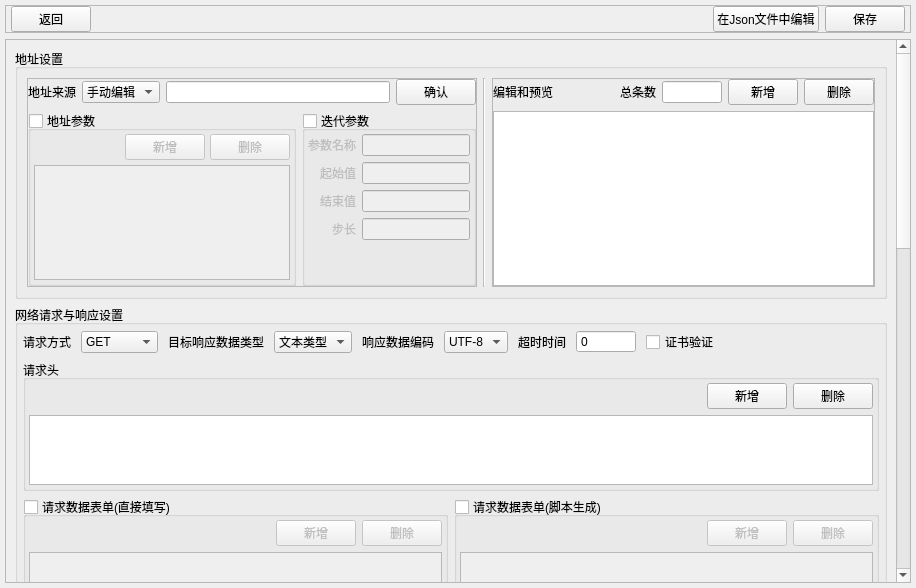
<?xml version="1.0" encoding="UTF-8"?>
<ui version="4.0">
 <class>ConfigurationEditor</class>
 <widget class="QWidget" name="ConfigurationEditor">
  <property name="geometry">
   <rect>
    <x>0</x>
    <y>0</y>
    <width>916</width>
    <height>588</height>
   </rect>
  </property>
  <property name="sizePolicy">
   <sizepolicy hsizetype="Preferred" vsizetype="Preferred">
    <horstretch>0</horstretch>
    <verstretch>0</verstretch>
   </sizepolicy>
  </property>
  <property name="windowTitle">
   <string>Form</string>
  </property>
  <layout class="QVBoxLayout" name="verticalLayout">
   <property name="leftMargin">
    <number>5</number>
   </property>
   <property name="topMargin">
    <number>5</number>
   </property>
   <property name="rightMargin">
    <number>5</number>
   </property>
   <property name="bottomMargin">
    <number>5</number>
   </property>
   <item>
    <widget class="QFrame" name="top_bar">
     <property name="frameShape">
      <enum>QFrame::StyledPanel</enum>
     </property>
     <property name="frameShadow">
      <enum>QFrame::Raised</enum>
     </property>
     <layout class="QHBoxLayout" name="horizontalLayout_2">
      <property name="leftMargin">
       <number>5</number>
      </property>
      <property name="topMargin">
       <number>0</number>
      </property>
      <property name="rightMargin">
       <number>5</number>
      </property>
      <property name="bottomMargin">
       <number>0</number>
      </property>
      <item>
       <widget class="QPushButton" name="btn_back">
        <property name="text">
         <string>返回</string>
        </property>
       </widget>
      </item>
      <item>
       <spacer name="horizontalSpacer_3">
        <property name="orientation">
         <enum>Qt::Horizontal</enum>
        </property>
        <property name="sizeHint" stdset="0">
         <size>
          <width>40</width>
          <height>20</height>
         </size>
        </property>
       </spacer>
      </item>
      <item>
       <widget class="QPushButton" name="btn_edit_json">
        <property name="text">
         <string>在Json文件中编辑</string>
        </property>
       </widget>
      </item>
      <item>
       <widget class="QPushButton" name="btn_save">
        <property name="text">
         <string>保存</string>
        </property>
       </widget>
      </item>
     </layout>
    </widget>
   </item>
   <item>
    <widget class="QScrollArea" name="edit_place">
     <property name="widgetResizable">
      <bool>true</bool>
     </property>
     <widget class="QWidget" name="edit_place_WidgetContents">
      <property name="geometry">
       <rect>
        <x>0</x>
        <y>0</y>
        <width>887</width>
        <height>1375</height>
       </rect>
      </property>
      <layout class="QVBoxLayout" name="verticalLayout_2">
       <item>
        <widget class="QGroupBox" name="group_url">
         <property name="sizePolicy">
          <sizepolicy hsizetype="Preferred" vsizetype="Preferred">
           <horstretch>0</horstretch>
           <verstretch>0</verstretch>
          </sizepolicy>
         </property>
         <property name="minimumSize">
          <size>
           <width>0</width>
           <height>250</height>
          </size>
         </property>
         <property name="maximumSize">
          <size>
           <width>16777215</width>
           <height>16777215</height>
          </size>
         </property>
         <property name="title">
          <string>地址设置</string>
         </property>
         <property name="flat">
          <bool>false</bool>
         </property>
         <property name="checkable">
          <bool>false</bool>
         </property>
         <layout class="QHBoxLayout" name="horizontalLayout">
          <property name="topMargin">
           <number>9</number>
          </property>
          <item>
           <widget class="QFrame" name="url_set">
            <property name="sizePolicy">
             <sizepolicy hsizetype="Expanding" vsizetype="Expanding">
              <horstretch>0</horstretch>
              <verstretch>0</verstretch>
             </sizepolicy>
            </property>
            <property name="minimumSize">
             <size>
              <width>0</width>
              <height>0</height>
             </size>
            </property>
            <property name="maximumSize">
             <size>
              <width>16777215</width>
              <height>16777215</height>
             </size>
            </property>
            <property name="frameShape">
             <enum>QFrame::StyledPanel</enum>
            </property>
            <property name="frameShadow">
             <enum>QFrame::Raised</enum>
            </property>
            <layout class="QVBoxLayout" name="verticalLayout_8">
             <property name="leftMargin">
              <number>0</number>
             </property>
             <property name="topMargin">
              <number>0</number>
             </property>
             <property name="rightMargin">
              <number>0</number>
             </property>
             <property name="bottomMargin">
              <number>0</number>
             </property>
             <item>
              <layout class="QHBoxLayout" name="url_set_top_layout">
               <item>
                <widget class="QLabel" name="url_set_lable1">
                 <property name="text">
                  <string>地址来源</string>
                 </property>
                </widget>
               </item>
               <item>
                <widget class="QComboBox" name="combo_url_source">
                 <item>
                  <property name="text">
                   <string>手动编辑</string>
                  </property>
                 </item>
                 <item>
                  <property name="text">
                   <string>文件导入</string>
                  </property>
                 </item>
                </widget>
               </item>
               <item>
                <widget class="QLineEdit" name="ledit_url_source"/>
               </item>
               <item>
                <widget class="QPushButton" name="btn_url_set_confirm">
                 <property name="text">
                  <string>确认</string>
                 </property>
                </widget>
               </item>
              </layout>
             </item>
             <item>
              <layout class="QHBoxLayout" name="url_set_bottom_layout">
               <item>
                <widget class="QGroupBox" name="group_parameter">
                 <property name="sizePolicy">
                  <sizepolicy hsizetype="Expanding" vsizetype="Expanding">
                   <horstretch>0</horstretch>
                   <verstretch>0</verstretch>
                  </sizepolicy>
                 </property>
                 <property name="minimumSize">
                  <size>
                   <width>0</width>
                   <height>0</height>
                  </size>
                 </property>
                 <property name="maximumSize">
                  <size>
                   <width>16777215</width>
                   <height>16777215</height>
                  </size>
                 </property>
                 <property name="title">
                  <string>地址参数</string>
                 </property>
                 <property name="checkable">
                  <bool>true</bool>
                 </property>
                 <property name="checked">
                  <bool>false</bool>
                 </property>
                 <layout class="QVBoxLayout" name="verticalLayout_5">
                  <property name="spacing">
                   <number>5</number>
                  </property>
                  <property name="leftMargin">
                   <number>3</number>
                  </property>
                  <property name="topMargin">
                   <number>3</number>
                  </property>
                  <property name="rightMargin">
                   <number>3</number>
                  </property>
                  <property name="bottomMargin">
                   <number>3</number>
                  </property>
                  <item>
                   <layout class="QHBoxLayout" name="parameter_btn_layout">
                    <item>
                     <spacer name="horizontalSpacer_2">
                      <property name="orientation">
                       <enum>Qt::Horizontal</enum>
                      </property>
                      <property name="sizeHint" stdset="0">
                       <size>
                        <width>40</width>
                        <height>20</height>
                       </size>
                      </property>
                     </spacer>
                    </item>
                    <item>
                     <widget class="QPushButton" name="btn_parameter_add">
                      <property name="sizePolicy">
                       <sizepolicy hsizetype="Minimum" vsizetype="Fixed">
                        <horstretch>0</horstretch>
                        <verstretch>0</verstretch>
                       </sizepolicy>
                      </property>
                      <property name="maximumSize">
                       <size>
                        <width>16777215</width>
                        <height>16777215</height>
                       </size>
                      </property>
                      <property name="text">
                       <string>新增</string>
                      </property>
                     </widget>
                    </item>
                    <item>
                     <widget class="QPushButton" name="btn_parameter_delete">
                      <property name="maximumSize">
                       <size>
                        <width>16777215</width>
                        <height>16777215</height>
                       </size>
                      </property>
                      <property name="text">
                       <string>删除</string>
                      </property>
                     </widget>
                    </item>
                   </layout>
                  </item>
                  <item>
                   <widget class="QTableWidget" name="table_parameter">
                    <property name="maximumSize">
                     <size>
                      <width>16777215</width>
                      <height>16777215</height>
                     </size>
                    </property>
                   </widget>
                  </item>
                 </layout>
                </widget>
               </item>
               <item>
                <widget class="QGroupBox" name="group_iteration">
                 <property name="sizePolicy">
                  <sizepolicy hsizetype="Expanding" vsizetype="Expanding">
                   <horstretch>0</horstretch>
                   <verstretch>0</verstretch>
                  </sizepolicy>
                 </property>
                 <property name="title">
                  <string>迭代参数</string>
                 </property>
                 <property name="checkable">
                  <bool>true</bool>
                 </property>
                 <property name="checked">
                  <bool>false</bool>
                 </property>
                 <layout class="QFormLayout" name="formLayout">
                  <property name="labelAlignment">
                   <set>Qt::AlignRight|Qt::AlignTrailing|Qt::AlignVCenter</set>
                  </property>
                  <property name="leftMargin">
                   <number>3</number>
                  </property>
                  <property name="topMargin">
                   <number>3</number>
                  </property>
                  <property name="rightMargin">
                   <number>3</number>
                  </property>
                  <property name="bottomMargin">
                   <number>3</number>
                  </property>
                  <item row="0" column="0">
                   <widget class="QLabel" name="iteration_lable1">
                    <property name="layoutDirection">
                     <enum>Qt::LeftToRight</enum>
                    </property>
                    <property name="text">
                     <string>参数名称</string>
                    </property>
                    <property name="alignment">
                     <set>Qt::AlignRight|Qt::AlignTrailing|Qt::AlignVCenter</set>
                    </property>
                   </widget>
                  </item>
                  <item row="0" column="1">
                   <widget class="QLineEdit" name="ledit_iteration_name"/>
                  </item>
                  <item row="1" column="0">
                   <widget class="QLabel" name="iteration_lable2">
                    <property name="text">
                     <string>起始值</string>
                    </property>
                    <property name="alignment">
                     <set>Qt::AlignRight|Qt::AlignTrailing|Qt::AlignVCenter</set>
                    </property>
                   </widget>
                  </item>
                  <item row="1" column="1">
                   <widget class="QLineEdit" name="ledit_iteration_start"/>
                  </item>
                  <item row="2" column="0">
                   <widget class="QLabel" name="iteration_lable3">
                    <property name="text">
                     <string>结束值</string>
                    </property>
                    <property name="alignment">
                     <set>Qt::AlignRight|Qt::AlignTrailing|Qt::AlignVCenter</set>
                    </property>
                   </widget>
                  </item>
                  <item row="2" column="1">
                   <widget class="QLineEdit" name="ledit_iteration_stop"/>
                  </item>
                  <item row="3" column="0">
                   <widget class="QLabel" name="iteration_lable4">
                    <property name="text">
                     <string>步长</string>
                    </property>
                    <property name="alignment">
                     <set>Qt::AlignRight|Qt::AlignTrailing|Qt::AlignVCenter</set>
                    </property>
                   </widget>
                  </item>
                  <item row="3" column="1">
                   <widget class="QLineEdit" name="ledit_iteration_step">
                    <property name="clearButtonEnabled">
                     <bool>false</bool>
                    </property>
                   </widget>
                  </item>
                 </layout>
                </widget>
               </item>
              </layout>
             </item>
            </layout>
           </widget>
          </item>
          <item>
           <widget class="Line" name="line">
            <property name="enabled">
             <bool>false</bool>
            </property>
            <property name="lineWidth">
             <number>1</number>
            </property>
            <property name="orientation">
             <enum>Qt::Vertical</enum>
            </property>
           </widget>
          </item>
          <item>
           <widget class="QFrame" name="url_view">
            <property name="frameShape">
             <enum>QFrame::StyledPanel</enum>
            </property>
            <property name="frameShadow">
             <enum>QFrame::Raised</enum>
            </property>
            <layout class="QVBoxLayout" name="verticalLayout_3">
             <property name="leftMargin">
              <number>0</number>
             </property>
             <property name="topMargin">
              <number>0</number>
             </property>
             <property name="rightMargin">
              <number>0</number>
             </property>
             <property name="bottomMargin">
              <number>0</number>
             </property>
             <item>
              <layout class="QHBoxLayout" name="url_view_top_layout">
               <item>
                <widget class="QLabel" name="url_view_lable1">
                 <property name="text">
                  <string>编辑和预览</string>
                 </property>
                </widget>
               </item>
               <item>
                <spacer name="horizontalSpacer">
                 <property name="orientation">
                  <enum>Qt::Horizontal</enum>
                 </property>
                 <property name="sizeHint" stdset="0">
                  <size>
                   <width>40</width>
                   <height>20</height>
                  </size>
                 </property>
                </spacer>
               </item>
               <item>
                <widget class="QLabel" name="url_view_lable2">
                 <property name="text">
                  <string>总条数</string>
                 </property>
                 <property name="alignment">
                  <set>Qt::AlignRight|Qt::AlignTrailing|Qt::AlignVCenter</set>
                 </property>
                </widget>
               </item>
               <item>
                <widget class="QLineEdit" name="ledit_url_view_count">
                 <property name="enabled">
                  <bool>true</bool>
                 </property>
                 <property name="minimumSize">
                  <size>
                   <width>60</width>
                   <height>0</height>
                  </size>
                 </property>
                 <property name="maximumSize">
                  <size>
                   <width>60</width>
                   <height>16777215</height>
                  </size>
                 </property>
                 <property name="readOnly">
                  <bool>true</bool>
                 </property>
                </widget>
               </item>
               <item>
                <widget class="QPushButton" name="btn_url_view_add">
                 <property name="maximumSize">
                  <size>
                   <width>70</width>
                   <height>16777215</height>
                  </size>
                 </property>
                 <property name="text">
                  <string>新增</string>
                 </property>
                </widget>
               </item>
               <item>
                <widget class="QPushButton" name="btn_url_view_delete">
                 <property name="maximumSize">
                  <size>
                   <width>70</width>
                   <height>16777215</height>
                  </size>
                 </property>
                 <property name="text">
                  <string>删除</string>
                 </property>
                </widget>
               </item>
              </layout>
             </item>
             <item>
              <widget class="QListWidget" name="list_url_view">
               <property name="maximumSize">
                <size>
                 <width>16777215</width>
                 <height>16777215</height>
                </size>
               </property>
              </widget>
             </item>
            </layout>
           </widget>
          </item>
         </layout>
        </widget>
       </item>
       <item>
        <widget class="QGroupBox" name="group_request">
         <property name="title">
          <string>网络请求与响应设置</string>
         </property>
         <layout class="QVBoxLayout" name="verticalLayout_4">
          <property name="leftMargin">
           <number>5</number>
          </property>
          <property name="topMargin">
           <number>5</number>
          </property>
          <property name="rightMargin">
           <number>5</number>
          </property>
          <property name="bottomMargin">
           <number>5</number>
          </property>
          <item>
           <layout class="QHBoxLayout" name="request_top_layout">
            <property name="spacing">
             <number>10</number>
            </property>
            <item>
             <widget class="QLabel" name="request_lable1">
              <property name="text">
               <string>请求方式</string>
              </property>
              <property name="alignment">
               <set>Qt::AlignRight|Qt::AlignTrailing|Qt::AlignVCenter</set>
              </property>
             </widget>
            </item>
            <item>
             <widget class="QComboBox" name="combo_request_method">
              <item>
               <property name="text">
                <string>GET</string>
               </property>
              </item>
              <item>
               <property name="text">
                <string>POST</string>
               </property>
              </item>
              <item>
               <property name="text">
                <string>PUT</string>
               </property>
              </item>
              <item>
               <property name="text">
                <string>DELETE</string>
               </property>
              </item>
             </widget>
            </item>
            <item>
             <widget class="QLabel" name="request_lable2">
              <property name="text">
               <string>目标响应数据类型</string>
              </property>
             </widget>
            </item>
            <item>
             <widget class="QComboBox" name="combo_response_type">
              <item>
               <property name="text">
                <string>文本类型</string>
               </property>
              </item>
             </widget>
            </item>
            <item>
             <widget class="QLabel" name="request_lable3">
              <property name="text">
               <string>响应数据编码</string>
              </property>
             </widget>
            </item>
            <item>
             <widget class="QComboBox" name="combo_response_encoding">
              <item>
               <property name="text">
                <string>UTF-8</string>
               </property>
              </item>
             </widget>
            </item>
            <item>
             <widget class="QLabel" name="request_lable4">
              <property name="text">
               <string>超时时间</string>
              </property>
             </widget>
            </item>
            <item>
             <widget class="QSpinBox" name="spin_request_timeout">
              <property name="minimumSize">
               <size>
                <width>60</width>
                <height>0</height>
               </size>
              </property>
              <property name="buttonSymbols">
               <enum>QAbstractSpinBox::NoButtons</enum>
              </property>
              <property name="maximum">
               <number>600</number>
              </property>
             </widget>
            </item>
            <item>
             <widget class="QCheckBox" name="check_verify">
              <property name="text">
               <string>证书验证</string>
              </property>
             </widget>
            </item>
            <item>
             <spacer name="horizontalSpacer_4">
              <property name="orientation">
               <enum>Qt::Horizontal</enum>
              </property>
              <property name="sizeHint" stdset="0">
               <size>
                <width>40</width>
                <height>20</height>
               </size>
              </property>
             </spacer>
            </item>
           </layout>
          </item>
          <item>
           <widget class="QGroupBox" name="group_headers">
            <property name="title">
             <string>请求头</string>
            </property>
            <layout class="QVBoxLayout" name="verticalLayout_9">
             <property name="leftMargin">
              <number>3</number>
             </property>
             <property name="topMargin">
              <number>3</number>
             </property>
             <property name="rightMargin">
              <number>3</number>
             </property>
             <property name="bottomMargin">
              <number>3</number>
             </property>
             <item>
              <layout class="QHBoxLayout" name="headers_btn_layout">
               <item>
                <spacer name="horizontalSpacer_7">
                 <property name="orientation">
                  <enum>Qt::Horizontal</enum>
                 </property>
                 <property name="sizeHint" stdset="0">
                  <size>
                   <width>40</width>
                   <height>20</height>
                  </size>
                 </property>
                </spacer>
               </item>
               <item>
                <widget class="QPushButton" name="btn_headers_add">
                 <property name="text">
                  <string>新增</string>
                 </property>
                </widget>
               </item>
               <item>
                <widget class="QPushButton" name="btn_headers_delete">
                 <property name="text">
                  <string>删除</string>
                 </property>
                </widget>
               </item>
              </layout>
             </item>
             <item>
              <widget class="QTableWidget" name="table_headers"/>
             </item>
            </layout>
           </widget>
          </item>
          <item>
           <layout class="QHBoxLayout" name="request_form_layout">
            <item>
             <widget class="QGroupBox" name="group_data_form">
              <property name="title">
               <string>请求数据表单(直接填写)</string>
              </property>
              <property name="checkable">
               <bool>true</bool>
              </property>
              <property name="checked">
               <bool>false</bool>
              </property>
              <layout class="QVBoxLayout" name="verticalLayout_6">
               <property name="leftMargin">
                <number>3</number>
               </property>
               <property name="topMargin">
                <number>3</number>
               </property>
               <property name="rightMargin">
                <number>3</number>
               </property>
               <property name="bottomMargin">
                <number>3</number>
               </property>
               <item>
                <layout class="QHBoxLayout" name="data_form_btn_layout">
                 <item>
                  <spacer name="horizontalSpacer_5">
                   <property name="orientation">
                    <enum>Qt::Horizontal</enum>
                   </property>
                   <property name="sizeHint" stdset="0">
                    <size>
                     <width>40</width>
                     <height>20</height>
                    </size>
                   </property>
                  </spacer>
                 </item>
                 <item>
                  <widget class="QPushButton" name="btn_data_form_add">
                   <property name="text">
                    <string>新增</string>
                   </property>
                  </widget>
                 </item>
                 <item>
                  <widget class="QPushButton" name="btn_data_form_delete">
                   <property name="text">
                    <string>删除</string>
                   </property>
                  </widget>
                 </item>
                </layout>
               </item>
               <item>
                <widget class="QTableWidget" name="table_data_form">
                 <property name="wordWrap">
                  <bool>true</bool>
                 </property>
                </widget>
               </item>
              </layout>
             </widget>
            </item>
            <item>
             <widget class="QGroupBox" name="group_data_form_script">
              <property name="title">
               <string>请求数据表单(脚本生成)</string>
              </property>
              <property name="checkable">
               <bool>true</bool>
              </property>
              <property name="checked">
               <bool>false</bool>
              </property>
              <layout class="QVBoxLayout" name="verticalLayout_7">
               <property name="leftMargin">
                <number>3</number>
               </property>
               <property name="topMargin">
                <number>3</number>
               </property>
               <property name="rightMargin">
                <number>3</number>
               </property>
               <property name="bottomMargin">
                <number>3</number>
               </property>
               <item>
                <layout class="QHBoxLayout" name="data_form_script_btn_layout">
                 <item>
                  <spacer name="horizontalSpacer_6">
                   <property name="orientation">
                    <enum>Qt::Horizontal</enum>
                   </property>
                   <property name="sizeHint" stdset="0">
                    <size>
                     <width>40</width>
                     <height>20</height>
                    </size>
                   </property>
                  </spacer>
                 </item>
                 <item>
                  <widget class="QPushButton" name="btn_data_form_script_add">
                   <property name="text">
                    <string>新增</string>
                   </property>
                  </widget>
                 </item>
                 <item>
                  <widget class="QPushButton" name="btn_data_form_script_delete">
                   <property name="text">
                    <string>删除</string>
                   </property>
                  </widget>
                 </item>
                </layout>
               </item>
               <item>
                <widget class="QTableWidget" name="table_data_form_script">
                 <property name="wordWrap">
                  <bool>true</bool>
                 </property>
                </widget>
               </item>
              </layout>
             </widget>
            </item>
           </layout>
          </item>
          <item>
           <widget class="QGroupBox" name="group_cookies">
            <property name="title">
             <string>Cookies</string>
            </property>
            <layout class="QVBoxLayout" name="verticalLayout_10">
             <property name="leftMargin">
              <number>3</number>
             </property>
             <property name="topMargin">
              <number>3</number>
             </property>
             <property name="rightMargin">
              <number>3</number>
             </property>
             <property name="bottomMargin">
              <number>3</number>
             </property>
             <item>
              <layout class="QHBoxLayout" name="cookies_btn_layout">
               <item>
                <spacer name="horizontalSpacer_8">
                 <property name="orientation">
                  <enum>Qt::Horizontal</enum>
                 </property>
                 <property name="sizeHint" stdset="0">
                  <size>
                   <width>40</width>
                   <height>20</height>
                  </size>
                 </property>
                </spacer>
               </item>
               <item>
                <widget class="QPushButton" name="btn_cookies_add">
                 <property name="text">
                  <string>新增</string>
                 </property>
                </widget>
               </item>
               <item>
                <widget class="QPushButton" name="btn_cookies_delete">
                 <property name="text">
                  <string>删除</string>
                 </property>
                </widget>
               </item>
              </layout>
             </item>
             <item>
              <widget class="QTableWidget" name="table_cookies"/>
             </item>
            </layout>
           </widget>
          </item>
          <item>
           <layout class="QHBoxLayout" name="request_ua_ip_layout">
            <item>
             <widget class="QGroupBox" name="group_user_agent_pool">
              <property name="title">
               <string>用户代理池</string>
              </property>
              <property name="checkable">
               <bool>true</bool>
              </property>
              <property name="checked">
               <bool>false</bool>
              </property>
              <layout class="QVBoxLayout" name="verticalLayout_11">
               <property name="leftMargin">
                <number>5</number>
               </property>
               <property name="topMargin">
                <number>5</number>
               </property>
               <property name="rightMargin">
                <number>5</number>
               </property>
               <property name="bottomMargin">
                <number>5</number>
               </property>
               <item>
                <widget class="QTextEdit" name="tedit_user_agent">
                 <property name="minimumSize">
                  <size>
                   <width>0</width>
                   <height>0</height>
                  </size>
                 </property>
                 <property name="lineWrapMode">
                  <enum>QTextEdit::NoWrap</enum>
                 </property>
                </widget>
               </item>
              </layout>
             </widget>
            </item>
            <item>
             <widget class="QGroupBox" name="group_ip_proxy_pool">
              <property name="title">
               <string>IP代理池</string>
              </property>
              <property name="checkable">
               <bool>true</bool>
              </property>
              <property name="checked">
               <bool>false</bool>
              </property>
              <layout class="QVBoxLayout" name="verticalLayout_12">
               <property name="leftMargin">
                <number>5</number>
               </property>
               <property name="topMargin">
                <number>5</number>
               </property>
               <property name="rightMargin">
                <number>5</number>
               </property>
               <property name="bottomMargin">
                <number>5</number>
               </property>
               <item>
                <widget class="QTextEdit" name="tedit_ip_proxy">
                 <property name="minimumSize">
                  <size>
                   <width>0</width>
                   <height>0</height>
                  </size>
                 </property>
                 <property name="lineWrapMode">
                  <enum>QTextEdit::NoWrap</enum>
                 </property>
                </widget>
               </item>
              </layout>
             </widget>
            </item>
           </layout>
          </item>
         </layout>
        </widget>
       </item>
       <item>
        <widget class="QGroupBox" name="group_parse">
         <property name="title">
          <string>数据解析</string>
         </property>
         <property name="checkable">
          <bool>true</bool>
         </property>
         <property name="checked">
          <bool>false</bool>
         </property>
         <layout class="QVBoxLayout" name="verticalLayout_13">
          <property name="leftMargin">
           <number>5</number>
          </property>
          <property name="topMargin">
           <number>5</number>
          </property>
          <property name="rightMargin">
           <number>5</number>
          </property>
          <property name="bottomMargin">
           <number>5</number>
          </property>
          <item>
           <layout class="QHBoxLayout" name="horizontalLayout_4">
            <item>
             <widget class="QLabel" name="parse_lable1">
              <property name="text">
               <string>数据类型</string>
              </property>
             </widget>
            </item>
            <item>
             <widget class="QComboBox" name="combo_data_type">
              <item>
               <property name="text">
                <string>文本数据</string>
               </property>
              </item>
              <item>
               <property name="text">
                <string>二进制数据-图片</string>
               </property>
              </item>
             </widget>
            </item>
            <item>
             <spacer name="horizontalSpacer_9">
              <property name="orientation">
               <enum>Qt::Horizontal</enum>
              </property>
              <property name="sizeHint" stdset="0">
               <size>
                <width>40</width>
                <height>20</height>
               </size>
              </property>
             </spacer>
            </item>
           </layout>
          </item>
          <item>
           <widget class="QGroupBox" name="group_data_cut">
            <property name="title">
             <string>响应数据切分</string>
            </property>
            <property name="checkable">
             <bool>true</bool>
            </property>
            <property name="checked">
             <bool>false</bool>
            </property>
            <layout class="QVBoxLayout" name="verticalLayout_14">
             <property name="leftMargin">
              <number>3</number>
             </property>
             <property name="topMargin">
              <number>3</number>
             </property>
             <property name="rightMargin">
              <number>3</number>
             </property>
             <property name="bottomMargin">
              <number>3</number>
             </property>
             <item>
              <layout class="QHBoxLayout" name="data_cut_top_layout">
               <item>
                <widget class="QLabel" name="data_cut_label1">
                 <property name="text">
                  <string>标签名称</string>
                 </property>
                </widget>
               </item>
               <item>
                <widget class="QLineEdit" name="ledit_data_cut_tag_name"/>
               </item>
              </layout>
             </item>
             <item>
              <widget class="QLabel" name="data_cut_label2">
               <property name="text">
                <string>标签属性</string>
               </property>
              </widget>
             </item>
             <item>
              <widget class="QTextEdit" name="tedit_data_cut_attrs">
               <property name="minimumSize">
                <size>
                 <width>0</width>
                 <height>0</height>
                </size>
               </property>
              </widget>
             </item>
            </layout>
           </widget>
          </item>
          <item>
           <widget class="QGroupBox" name="group_parse_setting">
            <property name="title">
             <string>数据解析设置</string>
            </property>
            <layout class="QVBoxLayout" name="verticalLayout_15">
             <property name="leftMargin">
              <number>3</number>
             </property>
             <property name="topMargin">
              <number>3</number>
             </property>
             <property name="rightMargin">
              <number>3</number>
             </property>
             <property name="bottomMargin">
              <number>3</number>
             </property>
             <item>
              <widget class="QStackedWidget" name="pset_pages">
               <widget class="QWidget" name="page_pset_text">
                <layout class="QVBoxLayout" name="verticalLayout_16">
                 <property name="leftMargin">
                  <number>3</number>
                 </property>
                 <property name="topMargin">
                  <number>3</number>
                 </property>
                 <property name="rightMargin">
                  <number>3</number>
                 </property>
                 <property name="bottomMargin">
                  <number>3</number>
                 </property>
                 <item>
                  <layout class="QHBoxLayout" name="pset_text_btn_layout">
                   <item>
                    <widget class="QLabel" name="pset_text_label1">
                     <property name="text">
                      <string>数据类型: 文本</string>
                     </property>
                    </widget>
                   </item>
                   <item>
                    <spacer name="horizontalSpacer_10">
                     <property name="orientation">
                      <enum>Qt::Horizontal</enum>
                     </property>
                     <property name="sizeHint" stdset="0">
                      <size>
                       <width>40</width>
                       <height>20</height>
                      </size>
                     </property>
                    </spacer>
                   </item>
                   <item>
                    <widget class="QPushButton" name="btn_pset_text_add">
                     <property name="text">
                      <string>新增</string>
                     </property>
                    </widget>
                   </item>
                   <item>
                    <widget class="QPushButton" name="btn_pset_text_delete">
                     <property name="text">
                      <string>删除</string>
                     </property>
                    </widget>
                   </item>
                  </layout>
                 </item>
                 <item>
                  <widget class="QTableWidget" name="table_pset_text"/>
                 </item>
                </layout>
               </widget>
               <widget class="QWidget" name="page_pset_image">
                <layout class="QVBoxLayout" name="verticalLayout_17">
                 <item>
                  <widget class="QFrame" name="frame">
                   <property name="frameShape">
                    <enum>QFrame::StyledPanel</enum>
                   </property>
                   <property name="frameShadow">
                    <enum>QFrame::Raised</enum>
                   </property>
                  </widget>
                 </item>
                </layout>
               </widget>
              </widget>
             </item>
            </layout>
           </widget>
          </item>
         </layout>
        </widget>
       </item>
       <item>
        <widget class="QGroupBox" name="group_save">
         <property name="title">
          <string>数据存储</string>
         </property>
         <property name="checkable">
          <bool>true</bool>
         </property>
         <property name="checked">
          <bool>false</bool>
         </property>
         <layout class="QVBoxLayout" name="verticalLayout_18">
          <property name="leftMargin">
           <number>3</number>
          </property>
          <property name="topMargin">
           <number>3</number>
          </property>
          <property name="rightMargin">
           <number>3</number>
          </property>
          <property name="bottomMargin">
           <number>3</number>
          </property>
          <item>
           <layout class="QHBoxLayout" name="horizontalLayout_3">
            <item>
             <widget class="QLabel" name="data_save_lable1">
              <property name="text">
               <string>保存位置</string>
              </property>
             </widget>
            </item>
            <item>
             <widget class="QComboBox" name="combo_data_save_path">
              <item>
               <property name="text">
                <string>跟随设置</string>
               </property>
              </item>
              <item>
               <property name="text">
                <string>自定义</string>
               </property>
              </item>
             </widget>
            </item>
            <item>
             <widget class="QLineEdit" name="ledit_data_save_path"/>
            </item>
            <item>
             <widget class="QPushButton" name="btn_data_save_path">
              <property name="text">
               <string>选择位置</string>
              </property>
             </widget>
            </item>
           </layout>
          </item>
          <item>
           <layout class="QHBoxLayout" name="horizontalLayout_5">
            <item>
             <widget class="QGroupBox" name="group_save_text">
              <property name="title">
               <string>文本数据</string>
              </property>
              <layout class="QFormLayout" name="formLayout_2">
               <item row="0" column="0">
                <widget class="QLabel" name="data_save_lable2">
                 <property name="text">
                  <string>存储文件类型</string>
                 </property>
                </widget>
               </item>
               <item row="0" column="1">
                <widget class="QComboBox" name="combo_save_text_file_type">
                 <item>
                  <property name="text">
                   <string>TXT</string>
                  </property>
                 </item>
                 <item>
                  <property name="text">
                   <string>EXCEL</string>
                  </property>
                 </item>
                 <item>
                  <property name="text">
                   <string>SQL</string>
                  </property>
                 </item>
                </widget>
               </item>
               <item row="1" column="0">
                <widget class="QLabel" name="data_save_lable3">
                 <property name="text">
                  <string>存储文件名称</string>
                 </property>
                </widget>
               </item>
               <item row="1" column="1">
                <widget class="QLineEdit" name="ledit_save_text_file_name"/>
               </item>
               <item row="2" column="0">
                <widget class="QCheckBox" name="check_save_text_paging">
                 <property name="text">
                  <string>数据分页</string>
                 </property>
                </widget>
               </item>
               <item row="2" column="1">
                <spacer name="horizontalSpacer_11">
                 <property name="orientation">
                  <enum>Qt::Horizontal</enum>
                 </property>
                 <property name="sizeHint" stdset="0">
                  <size>
                   <width>40</width>
                   <height>20</height>
                  </size>
                 </property>
                </spacer>
               </item>
               <item row="3" column="0">
                <widget class="QLabel" name="data_save_lable4">
                 <property name="text">
                  <string>单页数据上限</string>
                 </property>
                </widget>
               </item>
               <item row="3" column="1">
                <widget class="QSpinBox" name="spin_save_text_data_limit">
                 <property name="buttonSymbols">
                  <enum>QAbstractSpinBox::NoButtons</enum>
                 </property>
                 <property name="minimum">
                  <number>1</number>
                 </property>
                 <property name="maximum">
                  <number>9999999</number>
                 </property>
                 <property name="value">
                  <number>1000</number>
                 </property>
                </widget>
               </item>
              </layout>
             </widget>
            </item>
            <item>
             <widget class="QGroupBox" name="group_save_image">
              <property name="title">
               <string>二进制-图片</string>
              </property>
              <layout class="QFormLayout" name="formLayout_3">
               <item row="0" column="0">
                <widget class="QLabel" name="data_save_lable5">
                 <property name="text">
                  <string>存储文件类型</string>
                 </property>
                </widget>
               </item>
               <item row="0" column="1">
                <widget class="QComboBox" name="combo_save_image_file_type">
                 <item>
                  <property name="text">
                   <string>JPG</string>
                  </property>
                 </item>
                 <item>
                  <property name="text">
                   <string>PNG</string>
                  </property>
                 </item>
                </widget>
               </item>
               <item row="1" column="0">
                <widget class="QLabel" name="data_save_lable6">
                 <property name="text">
                  <string>存储文件名称</string>
                 </property>
                </widget>
               </item>
               <item row="1" column="1">
                <widget class="QLineEdit" name="ledit_save_image_file_name"/>
               </item>
              </layout>
             </widget>
            </item>
           </layout>
          </item>
         </layout>
        </widget>
       </item>
      </layout>
     </widget>
    </widget>
   </item>
  </layout>
 </widget>
 <resources/>
 <connections/>
</ui>
